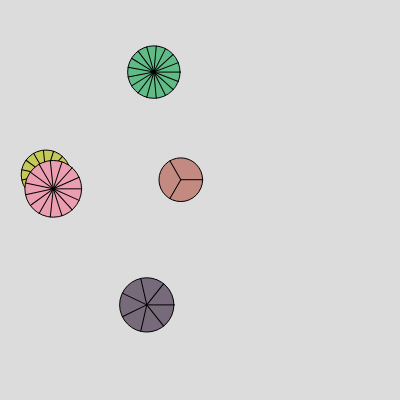
Frame 1 (no input)
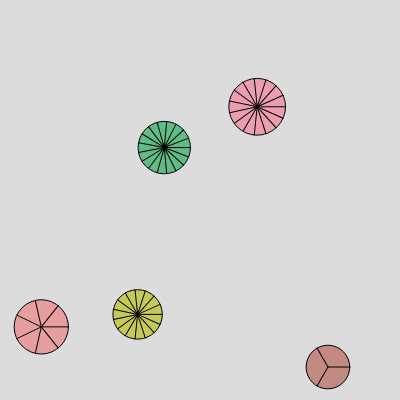
Frame 60 (no input)
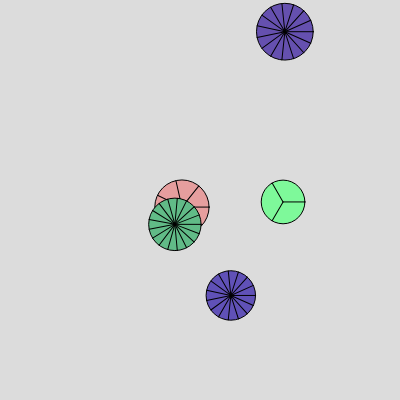
Frame 120 (the mouse pressed at the canvas centre since frame 60)

The p5.js sketch that drew these frames (run headless with seeded random() and noise() and a simulated clock; from frame 60 on, the mouse is pressed at the canvas centre):

// p5.js sketch
// ── sketch.js
let b = [];
let bCount;

let bSize;
let bVel;
let bPos;
function setup() {
  createCanvas(400, 400);
  
  angleMode(DEGREES);
  
  bCount = 5;
  
  for(let i = 0; i < bCount; i++){
    bSize = random(40,60);
    bVel = createVector(random(-4,4),random(-4,4));
    bPos = createVector(random(0+bSize/2,width-bSize/2),random(0+bSize/2,height-bSize/2));
    b.push(new Ball(bPos.x,bPos.y,bSize/2,bVel, int(random(2,20)) ))
  }
}

function draw() {
  background(220);
  
  for(let i = 0; i < bCount; i++){
    b[i].show();
    b[i].update();
    b[i].walls();
  }
}

class Ball {
  constructor(x,y,radius,velocity, seperate){
    this.pos = createVector(x,y);
    this.r = radius;
    this.size = radius * 2;
    this.vel = velocity;
    this.color = color(random(75,255),random(75,255),random(75,255));
    this.pies = seperate;
    
    strokeWeight(1);
    stroke(0,0,0);
    
    this.rotation = 0;
  }
  
  show(){
    
    fill(this.color);
    ellipse(this.pos.x,this.pos.y,this.size);
    
    push();
    translate(this.pos.x,this.pos.y);

    
    for(let i = 0; i < this.pies; i++){
      line(0,0,this.r,0);
      rotate(360/this.pies);
    }
    rotate()
    
    pop();
    
    
  }
  
  update(){
    this.pos.x += this.vel.x;
    this.pos.y += this.vel.y;
  }
  
  walls(){
    if(this.pos.x <= 0+this.r || this.pos.x >= width-this.r) {
      this.vel.x *= -1;
      this.color = color(random(75,255),random(75,255),random(75,255));
    }
    if(this.pos.y <= 0+this.r || this.pos.y >= height-this.r) {
      this.vel.y *= -1;
      this.color = color(random(75,255),random(75,255),random(75,255));
    }
  }
  
  
  getPos(){
    return createVector(this.pos.x, this.pos.y);
  }
  
  
  
}
